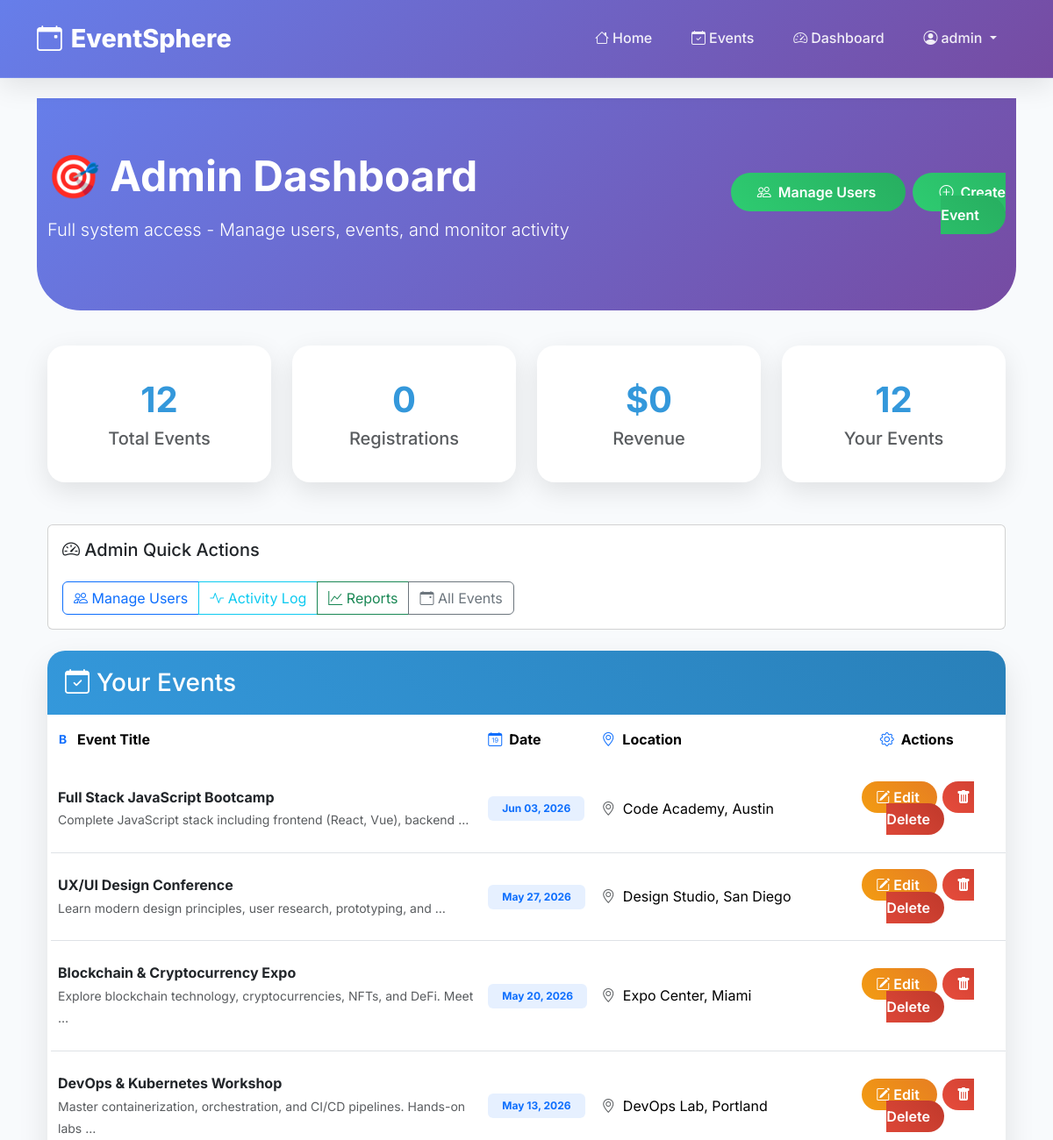
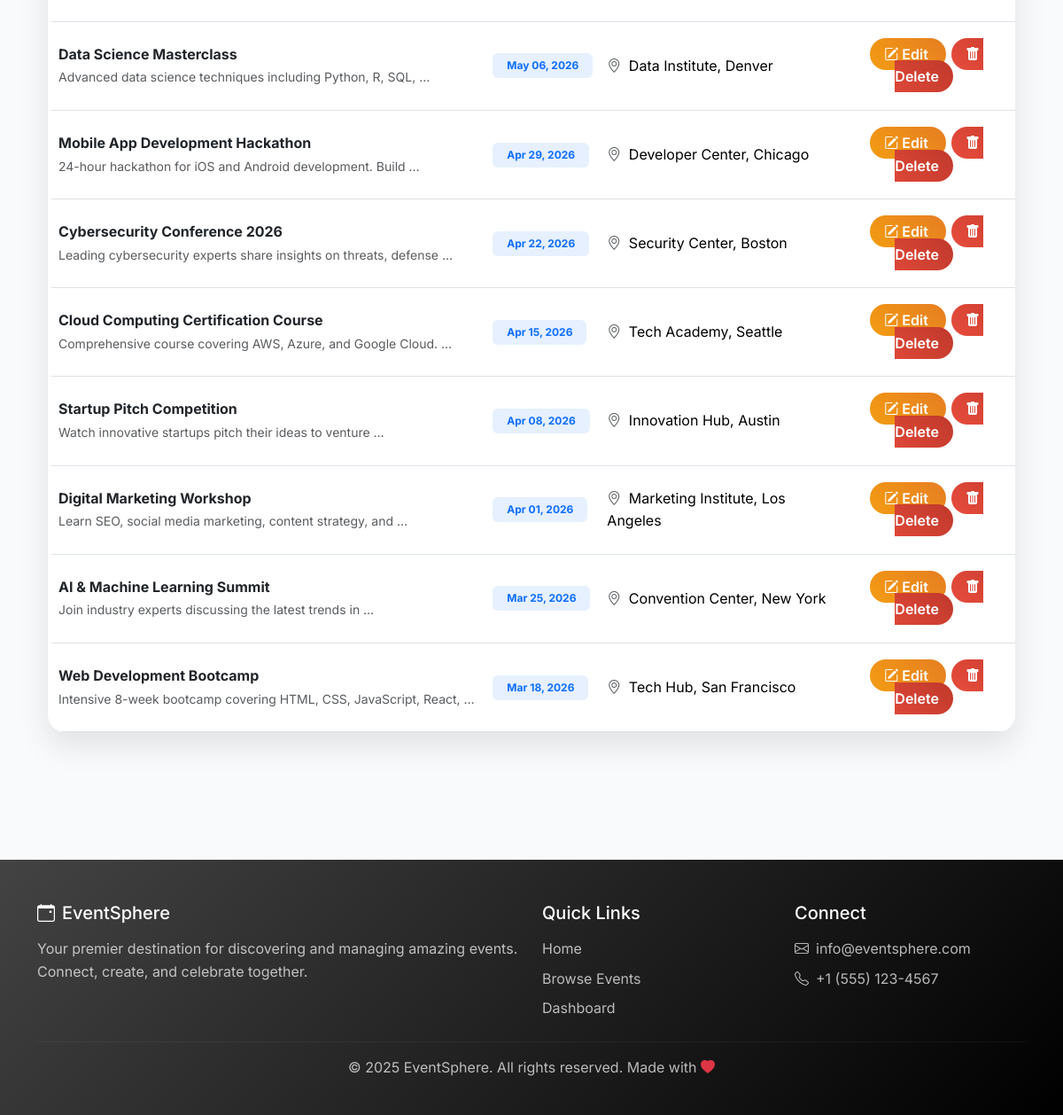
The app's page /dashboard/ (signed in) with its own data (2 pictures, top to bottom).
### eventapp/models.py (models this page shows, shortened)
class Event(models.Model):
    STATUS_SCHEDULED = 'scheduled'
    STATUS_CANCELLED = 'cancelled'
    STATUS_COMPLETED = 'completed'
    STATUS_CHOICES = [
        (STATUS_SCHEDULED, 'Scheduled'),
        (STATUS_CANCELLED, 'Cancelled'),
        (STATUS_COMPLETED, 'Completed'),
    ]
    title = models.CharField(max_length=200)
    description = models.TextField(blank=True, null=True)
    date = models.DateField()
    time = models.TimeField(blank=True, null=True)
    location = models.CharField(max_length=250, blank=True)
    created_by = models.ForeignKey(User, on_delete=models.CASCADE, related_name='events', null=True)
    created_at = models.DateTimeField(auto_now_add=True)
    updated_at = models.DateTimeField(auto_now=True)
    status = models.CharField(max_length=20, choices=STATUS_CHOICES, default=STATUS_SCHEDULED)
    capacity = models.PositiveIntegerField(default=100, validators=[MinValueValidator(1)])
    ticket_price = models.DecimalField(max_digits=10, decimal_places=2, default=0.00)
    reminder_enabled = models.BooleanField(default=False)
    reminder_phone = models.CharField(max_length=20, blank=True)
    reminder_sent = models.BooleanField(default=False)
    REMINDER_CHANNEL_SMS = 'sms'
    REMINDER_CHANNEL_WHATSAPP = 'whatsapp'
    REMINDER_CHANNEL_EMAIL = 'email'
    REMINDER_CHANNEL_CHOICES = [
        (REMINDER_CHANNEL_SMS, 'SMS'),
        (REMINDER_CHANNEL_WHATSAPP, 'WhatsApp'),
        (REMINDER_CHANNEL_EMAIL, 'Email'),
    ]
    reminder_channel = models.CharField(max_length=10, choices=REMINDER_CHANNEL_CHOICES, default=REMINDER_CHANNEL_EMAIL)

### eventapp/views.py (the view, shortened to what this page needs)
# urls.py: path('dashboard/', views.dashboard, name='dashboard'),
@login_required
def dashboard(request):
    user_role = request.user.profile.role
    if user_role == UserProfile.ROLE_ORGANIZER or user_role == UserProfile.ROLE_ADMIN:
        events = Event.objects.filter(created_by=request.user).order_by('-created_at')
        context = {
            'events': events,
            'total_events': events.count(),
            'total_registrations': Registration.objects.filter(event__created_by=request.user).count(),
            'total_revenue': Registration.objects.filter(
                event__created_by=request.user,
                payment_status=Registration.PAYMENT_COMPLETED
            ).aggregate(total=Sum('amount_paid'))['total'] or 0,
        }
    context['user_role'] = user_role
    return render(request, 'eventapp/dashboard.html', context)

### eventapp/templates/eventapp/dashboard.html (shortened to what this page needs)
{% extends 'eventapp/base.html' %}
{% block content %}
<div class="dashboard-hero">
  <div class="container">
    <div class="row align-items-center">
      <div class="col-lg-8">
        <h1 class="display-5 fw-bold mb-3">🎯
          {% if user_role == 'admin' %}Admin{% elif user_role == 'organizer' %}Organizer{% else %}My{% endif %} Dashboard
        </h1>
        <p class="lead">
          {% if user_role == 'admin' %}
            Full system access - Manage users, events, and monitor activity
          {% elif user_role == 'organizer' %}
            Manage your events with style and efficiency
          {% else %}
            View your registered events and tickets
          {% endif %}
        </p>
      </div>
      <div class="col-lg-4 text-end">
        {% if user_role == 'admin' %}
          <a href="{% url 'manage_users' %}" class="add-event-btn text-decoration-none me-2">
            <i class="bi bi-people me-2"></i>Manage Users
          </a>
        {% endif %}
        {% if user_role == 'admin' or user_role == 'organizer' %}
          <a href="{% url 'add_event' %}" class="add-event-btn text-decoration-none">
            <i class="bi bi-plus-circle me-2"></i>Create Event
          </a>
        {% endif %}
      </div>
    </div>
  </div>
</div>
<div class="container mb-5">
  {% if user_role == 'admin' or user_role == 'organizer' %}
  <div class="row mb-5">
    <div class="col-md-3">
      <div class="stats-card">
        <div class="stats-number">{{ total_events }}</div>
        <h5 class="text-muted">Total Events</h5>
      </div>
    </div>
    <div class="col-md-3">
      <div class="stats-card">
        <div class="stats-number">{{ total_registrations }}</div>
        <h5 class="text-muted">Registrations</h5>
      </div>
    </div>
    <div class="col-md-3">
      <div class="stats-card">
        <div class="stats-number">${{ total_revenue }}</div>
        <h5 class="text-muted">Revenue</h5>
      </div>
    </div>
    <div class="col-md-3">
      <div class="stats-card">
        <div class="stats-number">{{ events.count }}</div>
        <h5 class="text-muted">Your Events</h5>
      </div>
    </div>
  </div>
  {% if user_role == 'admin' %}
  <div class="row mb-4">
    <div class="col-md-12">
      <div class="card">
        <div class="card-body">
          <h5><i class="bi bi-speedometer2"></i> Admin Quick Actions</h5>
          <div class="btn-group mt-3" role="group">
            <a href="{% url 'manage_users' %}" class="btn btn-outline-primary">
              <i class="bi bi-people"></i> Manage Users
            </a>
            <a href="{% url 'activity_log' %}" class="btn btn-outline-info">
              <i class="bi bi-activity"></i> Activity Log
            </a>
            <a href="{% url 'reports' %}" class="btn btn-outline-success">
              <i class="bi bi-graph-up"></i> Reports
            </a>
            <a href="{% url 'view_events' %}" class="btn btn-outline-secondary">
              <i class="bi bi-calendar-event"></i> All Events
            </a>
          </div>
        </div>
      </div>
    </div>
  </div>
  {% endif %}
  <div class="modern-table">
    <div class="table-header">
      <h3 class="mb-0"><i class="bi bi-calendar-check me-2"></i>Your Events</h3>
    </div>
    <div class="table-responsive">
      <table class="table table-hover align-middle mb-0">
        <thead class="bg-light">
          <tr>
            <th class="border-0 py-3"><i class="bi bi-type-bold me-2 text-primary"></i>Event Title</th>
            <th class="border-0 py-3"><i class="bi bi-calendar-date me-2 text-primary"></i>Date</th>
            <th class="border-0 py-3"><i class="bi bi-geo-alt me-2 text-primary"></i>Location</th>
            <th class="border-0 py-3 text-center"><i class="bi bi-gear me-2 text-primary"></i>Actions</th>
          </tr>
        </thead>
        <tbody>
          {% for ev in events %}
            <tr class="event-row">
              <td class="py-4">
                <div class="fw-bold text-dark">{{ ev.title }}</div>
                <small class="text-muted">{{ ev.description|truncatewords:8 }}</small>
              </td>
              <td class="py-4">
                <span class="badge bg-primary bg-opacity-10 text-primary px-3 py-2">
                  {{ ev.date|date:"M d, Y" }}
                </span>
              </td>
              <td class="py-4">
                <i class="bi bi-geo-alt text-muted me-1"></i>
                {{ ev.location|default:"TBD" }}
              </td>
              <td class="py-4 text-center">
                <a href="{% url 'edit_event' ev.id %}" class="action-btn btn-edit-modern text-decoration-none">
                  <i class="bi bi-pencil-square me-1"></i>Edit
                </a>
                <a href="{% url 'delete_event' ev.id %}" class="action-btn btn-delete-modern text-decoration-none">
                  <i class="bi bi-trash-fill me-1"></i>Delete
                </a>
              </td>
            </tr>
          {% endfor %}
        </tbody>
      </table>
    </div>
  </div>
  {% endif %}
</div>
<link href="https://cdn.jsdelivr.net/npm/bootstrap-icons/font/bootstrap-icons.css" rel="stylesheet">
{% endblock %}

### eventapp/templates/eventapp/base.html (shortened to what this page needs)
{% load static %}
<!DOCTYPE html>
<html lang="en">
<head>
  <link href="https://cdn.jsdelivr.net/npm/bootstrap@5.3.2/dist/css/bootstrap.min.css" rel="stylesheet">
  <link href="https://cdn.jsdelivr.net/npm/bootstrap-icons@1.11.0/font/bootstrap-icons.css" rel="stylesheet">
</head>
<body>
  <nav class="navbar navbar-expand-lg navbar-modern fixed-top">
    <div class="container">
      <a class="navbar-brand" href="{% url 'home' %}">
        <i class="bi bi-calendar-event"></i>
        EventSphere
      </a>
      <div class="collapse navbar-collapse" id="navbarNav">
        <ul class="navbar-nav ms-auto">
          <li class="nav-item">
            <a class="nav-link" href="{% url 'home' %}">
              <i class="bi bi-house me-1"></i>Home
            </a>
          </li>
          <li class="nav-item">
            <a class="nav-link" href="{% url 'view_events' %}">
              <i class="bi bi-calendar-check me-1"></i>Events
            </a>
          </li>
          {% if user.is_authenticated %}
            <li class="nav-item">
              <a class="nav-link" href="{% url 'dashboard' %}">
                <i class="bi bi-speedometer2 me-1"></i>Dashboard
              </a>
            </li>
            <li class="nav-item dropdown">
              <a class="nav-link dropdown-toggle" href="#" id="userDropdown" role="button" data-bs-toggle="dropdown">
                <i class="bi bi-person-circle me-1"></i>{{ user.username }}
              </a>
            </li>
          {% endif %}
        </ul>
      </div>
    </div>
  </nav>
  <main class="main-content" style="margin-top: 80px;">
    <div class="container">
      <div class="fade-in-up">
        {% block content %}{% endblock %}
      </div>
    </div>
  </main>
  <footer class="footer-modern">
    <div class="container">
      <div class="row">
        <div class="col-md-6">
          <h5><i class="bi bi-calendar-event me-2"></i>EventSphere</h5>
          <p>Your premier destination for discovering and managing amazing events. Connect, create, and celebrate together.</p>
        </div>
        <div class="col-md-3">
          <h5>Quick Links</h5>
          <p><a href="{% url 'home' %}">Home</a></p>
          <p><a href="{% url 'view_events' %}">Browse Events</a></p>
          {% if user.is_authenticated %}
            <p><a href="{% url 'dashboard' %}">Dashboard</a></p>
          {% endif %}
        </div>
        <div class="col-md-3">
          <h5>Connect</h5>
          <p><i class="bi bi-envelope me-2"></i>info@eventsphere.com</p>
          <p><i class="bi bi-telephone me-2"></i>+1 (555) 123-4567</p>
        </div>
      </div>
      <hr style="border-color: rgba(255,255,255,0.2);">
      <div class="text-center">
        <p>&copy; 2025 EventSphere. All rights reserved. Made with <i class="bi bi-heart-fill text-danger"></i></p>
      </div>
    </div>
  </footer>
</body>
</html>

### eventapp/templates/eventapp/base.html (style rules this page uses)
:root { --primary-gradient: linear-gradient(135deg, #667eea 0%, #764ba2 100%); --secondary-gradient: linear-gradient(135deg, #f093fb 0%, #f5576c 100%); --success-gradient: linear-gradient(135deg, #4facfe 0%, #00f2fe 100%); --warning-gradient: linear-gradient(135deg, #43e97b 0%, #38f9d7 100%); --danger-gradient: linear-gradient(135deg, #fa709a 0%, #fee140 100%); --dark-gradient: linear-gradient(135deg, #434343 0%, #000000 100%); --light-bg: #f8fafc; --card-shadow: 0 10px 40px rgba(0,0,0,0.1); --hover-shadow: 0 20px 60px rgba(0,0,0,0.15); }
* { margin: 0; padding: 0; box-sizing: border-box; }
body { font-family: 'Inter', sans-serif; background: var(--light-bg); line-height: 1.6; color: #2d3748; }
.navbar-modern { background: var(--primary-gradient); backdrop-filter: blur(10px); border-bottom: 1px solid rgba(255,255,255,0.1); padding: 1rem 0; box-shadow: 0 8px 32px rgba(0,0,0,0.1); }
.navbar-brand { font-weight: 800; font-size: 1.8rem; color: white !important; text-decoration: none; display: flex; align-items: center; gap: 10px; }
.nav-link { color: rgba(255,255,255,0.9) !important; font-weight: 500; padding: 0.8rem 1.2rem !important; border-radius: 25px; transition: all 0.3s ease; margin: 0 0.2rem; }
.main-content { min-height: calc(100vh - 80px); padding: 2rem 0; }
.fade-in-up { animation: fadeInUp 0.6s ease; }
.footer-modern { background: var(--dark-gradient); color: white; padding: 3rem 0 2rem; margin-top: 4rem; }
.footer-modern h5 { color: #fff; margin-bottom: 1rem; }
.footer-modern p { color: rgba(255,255,255,0.7); margin-bottom: 0.5rem; }
.footer-modern a { color: rgba(255,255,255,0.7); text-decoration: none; transition: color 0.3s ease; }

### eventapp/templates/eventapp/dashboard.html (style rules this page uses)
.dashboard-hero { background: linear-gradient(135deg, #667eea 0%, #764ba2 100%); color: white; padding: 60px 0; margin-bottom: 40px; border-radius: 0 0 50px 50px; }
.stats-card { background: white; border-radius: 20px; padding: 30px; text-align: center; box-shadow: 0 10px 30px rgba(0,0,0,0.1); transition: transform 0.3s ease; }
.stats-number { font-size: 2.5rem; font-weight: 700; color: #3498db; }
.modern-table { background: white; border-radius: 20px; overflow: hidden; box-shadow: 0 15px 35px rgba(0,0,0,0.1); }
.table-header { background: linear-gradient(45deg, #3498db, #2980b9); color: white; padding: 20px; }
.event-row { transition: all 0.3s ease; border-left: 4px solid transparent; }
.action-btn { border-radius: 20px; padding: 8px 16px; font-weight: 600; transition: all 0.3s ease; border: none; margin: 0 3px; }
.btn-edit-modern { background: linear-gradient(45deg, #f39c12, #e67e22); color: white; }
.btn-delete-modern { background: linear-gradient(45deg, #e74c3c, #c0392b); color: white; }
.add-event-btn { background: linear-gradient(45deg, #2ecc71, #27ae60); border: none; border-radius: 25px; padding: 12px 30px; color: white; font-weight: 600; transition: all 0.3s ease; }

### records on screen
Event: title "Full Stack JavaScript Bootcamp", description "Complete JavaScript stack including frontend (React, Vue), backend …", date "Jun 03, 2026", location "Code Academy, Austin"
Event: title "UX/UI Design Conference", description "Learn modern design principles, user research, prototyping, and …", date "May 27, 2026", location "Design Studio, San Diego"
Event: title "Blockchain & Cryptocurrency Expo", description "Explore blockchain technology, cryptocurrencies, NFTs, and DeFi. Meet …", date "May 20, 2026", location "Expo Center, Miami"
Event: title "DevOps & Kubernetes Workshop", description "Master containerization, orchestration, and CI/CD pipelines. Hands-on labs …", date "May 13, 2026", location "DevOps Lab, Portland"
Event: title "Data Science Masterclass", description "Advanced data science techniques including Python, R, SQL, …", date "May 06, 2026", location "Data Institute, Denver"
Event: title "Mobile App Development Hackathon", description "24-hour hackathon for iOS and Android development. Build …", date "Apr 29, 2026", location "Developer Center, Chicago"
Event: title "Cybersecurity Conference 2026", description "Leading cybersecurity experts share insights on threats, defense …", date "Apr 22, 2026", location "Security Center, Boston"
Event: title "Cloud Computing Certification Course", description "Comprehensive course covering AWS, Azure, and Google Cloud. …", date "Apr 15, 2026", location "Tech Academy, Seattle"
Event: title "Startup Pitch Competition", description "Watch innovative startups pitch their ideas to venture …", date "Apr 08, 2026", location "Innovation Hub, Austin"
Event: title "Digital Marketing Workshop", description "Learn SEO, social media marketing, content strategy, and …", date "Apr 01, 2026", location "Marketing Institute, Los Angeles"
Event: title "AI & Machine Learning Summit", description "Join industry experts discussing the latest trends in …", date "Mar 25, 2026", location "Convention Center, New York"
Event: title "Web Development Bootcamp", description "Intensive 8-week bootcamp covering HTML, CSS, JavaScript, React, …", date "Mar 18, 2026", location "Tech Hub, San Francisco"

### other values on screen
{{ user.username }} "admin"
{{ total_events }} "12"
{{ total_registrations }} "0"
{{ total_revenue }} "0"
{{ events.count }} "12"
